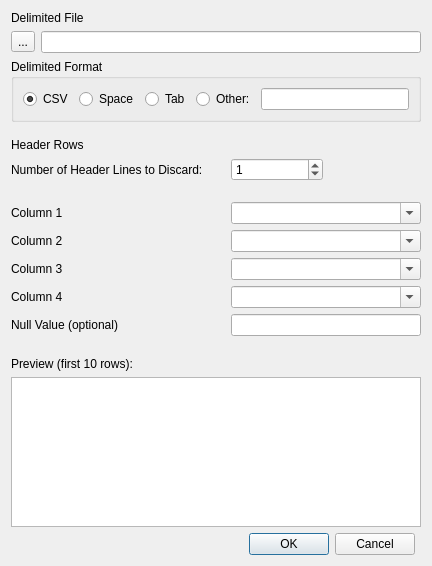
<?xml version="1.0" encoding="UTF-8"?>
<ui version="4.0">
 <class>bridgeEditorImportDialog</class>
 <widget class="QDialog" name="bridgeEditorImportDialog">
  <property name="geometry">
   <rect>
    <x>0</x>
    <y>0</y>
    <width>432</width>
    <height>566</height>
   </rect>
  </property>
  <property name="windowTitle">
   <string>Import User Plot Data . . .</string>
  </property>
  <layout class="QGridLayout" name="gridLayout_2" columnstretch="10,0">
   <item row="0" column="0" colspan="2">
    <layout class="QGridLayout" name="gridLayout">
     <item row="5" column="3">
      <widget class="QSpinBox" name="sbLines2Discard">
       <property name="value">
        <number>1</number>
       </property>
      </widget>
     </item>
     <item row="5" column="0" colspan="3">
      <widget class="QLabel" name="label_6">
       <property name="text">
        <string>Number of Header Lines to Discard:</string>
       </property>
      </widget>
     </item>
     <item row="14" column="0" colspan="5">
      <widget class="QTableWidget" name="previewTable">
       <attribute name="horizontalHeaderVisible">
        <bool>true</bool>
       </attribute>
      </widget>
     </item>
     <item row="9" column="3" colspan="2">
      <widget class="QComboBox" name="cboCol3">
       <property name="editable">
        <bool>true</bool>
       </property>
      </widget>
     </item>
     <item row="8" column="3" colspan="2">
      <widget class="QComboBox" name="cboCol2">
       <property name="editable">
        <bool>true</bool>
       </property>
      </widget>
     </item>
     <item row="12" column="0" colspan="5">
      <spacer name="verticalSpacer_3">
       <property name="orientation">
        <enum>Qt::Vertical</enum>
       </property>
       <property name="sizeType">
        <enum>QSizePolicy::Minimum</enum>
       </property>
       <property name="sizeHint" stdset="0">
        <size>
         <width>20</width>
         <height>15</height>
        </size>
       </property>
      </spacer>
     </item>
     <item row="3" column="0" colspan="5">
      <spacer name="verticalSpacer_2">
       <property name="orientation">
        <enum>Qt::Vertical</enum>
       </property>
       <property name="sizeType">
        <enum>QSizePolicy::Minimum</enum>
       </property>
       <property name="sizeHint" stdset="0">
        <size>
         <width>20</width>
         <height>10</height>
        </size>
       </property>
      </spacer>
     </item>
     <item row="1" column="0">
      <widget class="QToolButton" name="btnBrowse">
       <property name="text">
        <string>...</string>
       </property>
      </widget>
     </item>
     <item row="0" column="0" colspan="5">
      <widget class="QLabel" name="label">
       <property name="text">
        <string>Delimited File</string>
       </property>
      </widget>
     </item>
     <item row="13" column="0" colspan="5">
      <widget class="QLabel" name="label_5">
       <property name="text">
        <string>Preview (first 10 rows):</string>
       </property>
      </widget>
     </item>
     <item row="4" column="0" colspan="5">
      <widget class="QLabel" name="label_8">
       <property name="text">
        <string>Header Rows</string>
       </property>
      </widget>
     </item>
     <item row="6" column="0" colspan="5">
      <spacer name="verticalSpacer">
       <property name="orientation">
        <enum>Qt::Vertical</enum>
       </property>
       <property name="sizeType">
        <enum>QSizePolicy::Minimum</enum>
       </property>
       <property name="sizeHint" stdset="0">
        <size>
         <width>20</width>
         <height>15</height>
        </size>
       </property>
      </spacer>
     </item>
     <item row="10" column="0" colspan="3">
      <widget class="QLabel" name="labelCol4">
       <property name="text">
        <string>Column 4</string>
       </property>
      </widget>
     </item>
     <item row="1" column="1" colspan="4">
      <widget class="QLineEdit" name="inFile"/>
     </item>
     <item row="2" column="0" colspan="5">
      <widget class="QGroupBox" name="grouBox">
       <property name="minimumSize">
        <size>
         <width>0</width>
         <height>0</height>
        </size>
       </property>
       <property name="title">
        <string>Delimited Format</string>
       </property>
       <layout class="QGridLayout" name="gridLayout_3">
        <item row="0" column="3">
         <widget class="QRadioButton" name="rbOther">
          <property name="text">
           <string>Other:</string>
          </property>
          <attribute name="buttonGroup">
           <string notr="true">bgDelimiter</string>
          </attribute>
         </widget>
        </item>
        <item row="0" column="2">
         <widget class="QRadioButton" name="rbTab">
          <property name="text">
           <string>Tab</string>
          </property>
          <attribute name="buttonGroup">
           <string notr="true">bgDelimiter</string>
          </attribute>
         </widget>
        </item>
        <item row="0" column="1">
         <widget class="QRadioButton" name="rbSpace">
          <property name="text">
           <string>Space</string>
          </property>
          <attribute name="buttonGroup">
           <string notr="true">bgDelimiter</string>
          </attribute>
         </widget>
        </item>
        <item row="0" column="0">
         <widget class="QRadioButton" name="rbCSV">
          <property name="text">
           <string>CSV</string>
          </property>
          <property name="checked">
           <bool>true</bool>
          </property>
          <attribute name="buttonGroup">
           <string notr="true">bgDelimiter</string>
          </attribute>
         </widget>
        </item>
        <item row="0" column="4">
         <widget class="QLineEdit" name="delimiter"/>
        </item>
       </layout>
      </widget>
     </item>
     <item row="11" column="0" colspan="3">
      <widget class="QLabel" name="label_3">
       <property name="text">
        <string>Null Value (optional)</string>
       </property>
      </widget>
     </item>
     <item row="8" column="0" colspan="3">
      <widget class="QLabel" name="labelCol2">
       <property name="text">
        <string>Column 2</string>
       </property>
      </widget>
     </item>
     <item row="7" column="3" colspan="2">
      <widget class="QComboBox" name="cboCol1">
       <property name="minimumSize">
        <size>
         <width>0</width>
         <height>0</height>
        </size>
       </property>
       <property name="editable">
        <bool>true</bool>
       </property>
      </widget>
     </item>
     <item row="9" column="0" colspan="3">
      <widget class="QLabel" name="labelCol3">
       <property name="text">
        <string>Column 3</string>
       </property>
      </widget>
     </item>
     <item row="11" column="3" colspan="2">
      <widget class="QLineEdit" name="nullValue"/>
     </item>
     <item row="7" column="0" colspan="3">
      <widget class="QLabel" name="labelCol1">
       <property name="text">
        <string>Column 1</string>
       </property>
      </widget>
     </item>
     <item row="10" column="3" colspan="2">
      <widget class="QComboBox" name="cboCol4">
       <property name="editable">
        <bool>true</bool>
       </property>
      </widget>
     </item>
    </layout>
   </item>
   <item row="1" column="0">
    <layout class="QHBoxLayout" name="horizontalLayout">
     <item>
      <spacer name="horizontalSpacer">
       <property name="orientation">
        <enum>Qt::Horizontal</enum>
       </property>
       <property name="sizeHint" stdset="0">
        <size>
         <width>40</width>
         <height>20</height>
        </size>
       </property>
      </spacer>
     </item>
     <item>
      <widget class="QPushButton" name="pbOk">
       <property name="text">
        <string>OK</string>
       </property>
      </widget>
     </item>
     <item>
      <widget class="QPushButton" name="pbCancel">
       <property name="text">
        <string>Cancel</string>
       </property>
      </widget>
     </item>
    </layout>
   </item>
  </layout>
 </widget>
 <resources/>
 <connections/>
 <buttongroups>
  <buttongroup name="bgDelimiter"/>
 </buttongroups>
</ui>
